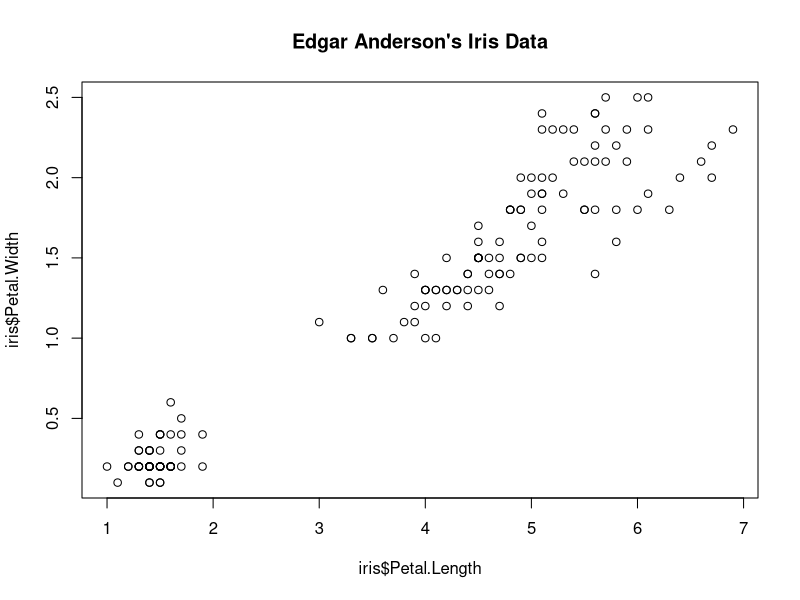

This figure's R source:
#4. (a) Import the Iris dataset (https://archive.ics.uci.edu/ml/datasets/iris).

library(datasets)
str(iris)


#(b) As you may know, this dataset contains three kinds of flowers: Iris-Setosa, IrisVersicolor, and Iris-Virginica, having the following four features: sepal length, sepal
#width, petal length, petal width. choose only two features: petal length, petal width,
#and plot the data points in a 2-D space where the x-axis and the y-axis represent the
#petal length and the petal width, respectively.

plot(iris$Petal.Length, iris$Petal.Width, main="Edgar Anderson's Iris Data")


#(c) Compute the similarity measure between Iris-Setosa and Iris-Versicolor; and IrisVersicolor and Iris-Virginica; and Iris-Setosa and Iris-Virginica considering only two
#features petal length and petal width

distMatrix <- as.matrix(dist(iris[,1:4]))

View(distMatrix)
